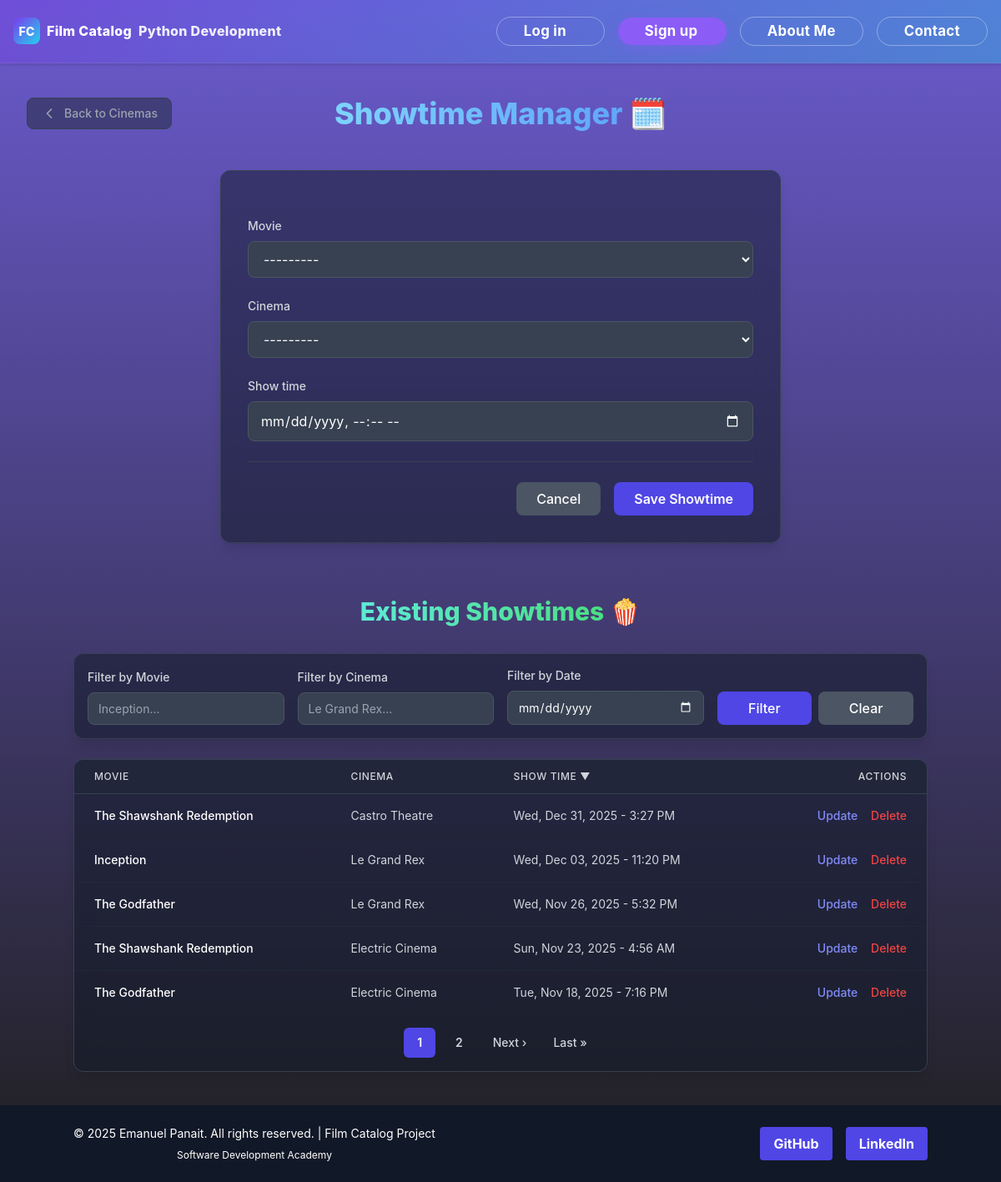
Page /schedule/new/ on the earlier database version.
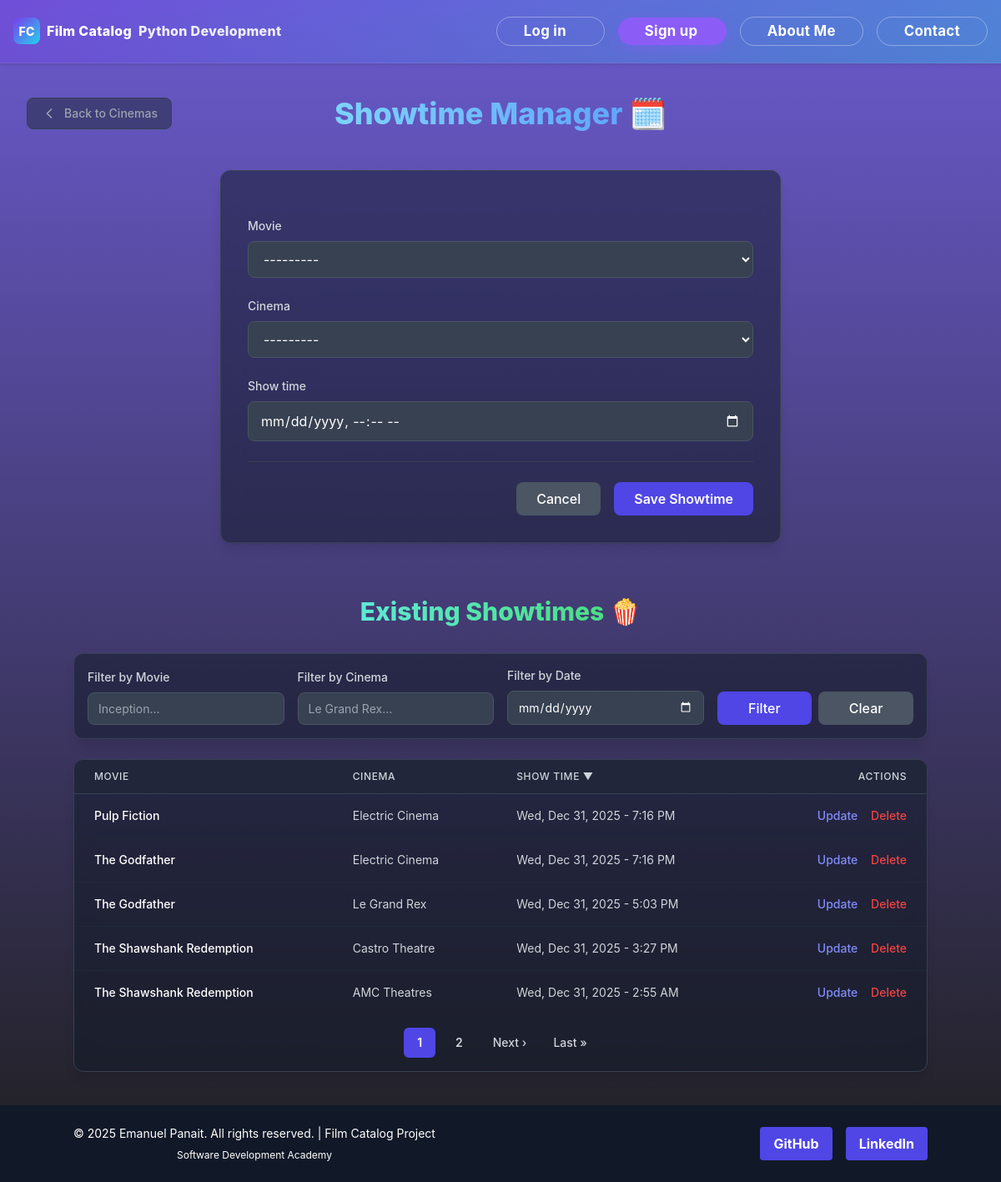
Same page on the later database version.
### viewer/models.py (models this page shows, shortened)
class Showtime(models.Model):
    movie = models.ForeignKey(Movie, on_delete=models.CASCADE, related_name="showtimes")
    cinema = models.ForeignKey(Cinema, on_delete=models.CASCADE, related_name="cinema_showtimes")
    show_time = models.DateTimeField()

class Movie(models.Model):
    title = models.CharField(max_length=200, blank=True, null=True)
    director = models.CharField(max_length=200, blank=True, null=True, db_column='director')
    year = models.IntegerField(blank=True, null=True, db_column='year')
    genre_movie = models.CharField(max_length=50, blank=True, null=True, db_column='genre_movie')
    cinema_price = models.IntegerField(blank=True, null=True, db_column='cinema_price')  # deprecated
    bio = models.TextField(blank=True, null=True)
    rating = models.IntegerField(blank=True, null=True, db_column='rating')
    profile_picture = models.ImageField(upload_to='movie_covers/', blank=True, null=True)
    class Meta:
        ordering = ['title']
    def __str__(self):
        return self.title or "Untitled Movie"

class Cinema(models.Model):
    name = models.CharField(max_length=100, blank=True, null=True)
    location = models.CharField(max_length=100, blank=True, null=True)
    price = models.DecimalField(max_digits=10, decimal_places=2, blank=True, null=True)
    Adult_ticket_price = models.IntegerField(blank=True, null=True)
    Child_ticket_price = models.IntegerField(blank=True, null=True)
    Senior_ticket_price = models.IntegerField(blank=True, null=True)
    Student_ticket_price = models.IntegerField(blank=True, null=True)
    weekend_surcharge = models.IntegerField(blank=True, null=True)
    holiday_surcharge = models.IntegerField(blank=True, null=True)
    weekday_discount = models.IntegerField(blank=True, null=True)
    matinee_discount = models.IntegerField(blank=True, null=True)
    def __str__(self):
        return self.name or "Unnamed Cinema"

### viewer/views.py (the view)
# urls.py: path('schedule/new/', views.ShowtimeCreateView.as_view(), name='showtime_create'),
class ShowtimeCreateView(CreateView):
    model = Showtime
    form_class = ShowtimeForm
    template_name = 'add_showtime.html'
    success_url = reverse_lazy('viewer:showtime_create')
    def get_initial(self):
        initial = super().get_initial()
        cinema_id = self.request.GET.get('cinema')
        if cinema_id:
            initial['cinema'] = cinema_id
        return initial
    def get_context_data(self, **kwargs):
        context = super().get_context_data(**kwargs)
        showtime_list = Showtime.objects.select_related('movie', 'cinema')
        movie_filter = self.request.GET.get('movie_filter', None)
        cinema_filter = self.request.GET.get('cinema_filter', None)
        date_filter = self.request.GET.get('date_filter', None)
        if movie_filter:
            showtime_list = showtime_list.filter(movie__title__icontains=movie_filter)
        if cinema_filter:
            showtime_list = showtime_list.filter(cinema__name__icontains=cinema_filter)
        if date_filter:
            showtime_list = showtime_list.filter(show_time__date=date_filter)
        sort_by = self.request.GET.get('sort', '-show_time')
        valid_sort_fields = [
            'movie__title', '-movie__title', 'cinema__name',
            '-cinema__name', 'show_time', '-show_time'
        ]
        if sort_by not in valid_sort_fields:
            sort_by = '-show_time'
        showtime_list = showtime_list.order_by(sort_by)
        paginator = Paginator(showtime_list, 5) # 5 elemente pe pagină
        page_number = self.request.GET.get('page', 1)
        page_obj = paginator.get_page(page_number)
        context['page_obj'] = page_obj
        context['current_sort'] = sort_by
        return context

### viewer/forms.py
class ShowtimeForm(forms.ModelForm):
    class Meta:
        model = Showtime
        fields = ['movie', 'cinema', 'show_time']
        widgets = {
            'movie': forms.Select(attrs={'class': 'form-control'}),
            'cinema': forms.Select(attrs={'class': 'form-control'}),
            'show_time': forms.DateTimeInput(
                attrs={'type': 'datetime-local', 'class': 'form-control'},
                format='%Y-%m-%dT%H:%M'
            ),
        }
    def __init__(self, *args, **kwargs):
        super().__init__(*args, **kwargs)
        self.fields['movie'].queryset = Movie.objects.all().order_by('title')
        self.fields['cinema'].queryset = Cinema.objects.all().order_by('name')

### viewer/templatetags/sorting_tags.py (called while the page is built)
@register.simple_tag(takes_context=True)
def pagination_url(context, page_number):
    request = context['request']
    query_params = request.GET.copy()  # Copiază toți parametrii (sort, filter, etc.)
    query_params['page'] = page_number  # Setează sau suprascrie 'page'
    return query_params.urlencode()

### viewer/Templates/add_showtime.html (shortened to what the changed rows need)
{% extends 'base.html' %}
{% load static %}
{% load sorting_tags %}
{% block content %}
<div class="w-full max-w-screen-xl mx-auto px-2 sm:px-4 md:px-8 py-10">
    <div class="relative flex flex-col sm:flex-row items-center justify-center gap-4 mb-12">
        <h1 class="text-4xl font-extrabold text-white text-center">
            <span class='bg-clip-text text-transparent bg-gradient-to-r from-sky-300 to-blue-400'>
            </span> 🗓️
        </h1>
    </div>
    <div class="max-w-5xl mx-auto">
        <h2 class="text-3xl font-extrabold text-white text-center mb-8">
            <span class='bg-clip-text bg-gradient-to-r from-teal-300 to-green-400 text-transparent'>
            </span>
            <span>
                🍿
            </span>
        </h2>
        {% if page_obj %}
            <div class="bg-gray-900/50 backdrop-blur-md border border-gray-700 rounded-xl shadow-lg overflow-hidden">
                <table class="min-w-full divide-y divide-gray-700">
                    <thead class="bg-gray-800/50">
                        <tr>
                            <th scope="col" class="px-6 py-3 text-left text-xs font-medium text-gray-300 uppercase tracking-wider">
                                {% sorted_url "movie__title" as movie_sort_url %}
                                <a href="?{{ movie_sort_url }}" class="hover:text-white transition">
                                    Movie
                                </a>
                            </th>
                            <th scope="col" class="px-6 py-3 text-left text-xs font-medium text-gray-300 uppercase tracking-wider">
                                {% sorted_url "cinema__name" as cinema_sort_url %}
                                <a href="?{{ cinema_sort_url }}" class="hover:text-white transition">
                                    Cinema
                                </a>
                            </th>
                            <th scope="col" class="px-6 py-3 text-left text-xs font-medium text-gray-300 uppercase tracking-wider">
                                {% sorted_url "show_time" as time_sort_url %}
                                <a href="?{{ time_sort_url }}" class="hover:text-white transition">
                                    Show Time
                                    {% if current_sort == "show_time" %} <span>▲</span>
                                    {% elif current_sort == "-show_time" %} <span>▼</span>
                                    {% endif %}
                                </a>
                            </th>
                            <th scope="col" class="px-6 py-3 text-right text-xs font-medium text-gray-300 uppercase tracking-wider">
                                Actions
                            </th>
                        </tr>
                    </thead>
                    <tbody class="divide-y divide-gray-800">
                        {% for show in page_obj %}
                        <tr class="hover:bg-gray-800/60 transition">
                            <td class="px-6 py-4 whitespace-nowrap text-sm font-medium text-white">{{ show.movie.title }}</td>
                            <td class="px-6 py-4 whitespace-nowrap text-sm text-gray-300">{{ show.cinema.name }}</td>
                            <td class="px-6 py-4 whitespace-nowrap text-sm text-gray-300">{{ show.show_time|date:"D, M d, Y - g:i A" }}</td>
                            <td class="px-6 py-4 whitespace-nowrap text-right text-sm font-medium space-x-3">
                                <a href="{% url 'viewer:showtime_update' show.pk %}" class="text-indigo-400 hover:text-indigo-300 transition">
                                    Update
                                </a>
                                <a href="{% url 'viewer:showtime_delete' show.pk %}" class="text-red-500 hover:text-red-400 transition">
                                    Delete
                                </a>
                            </td>
                        </tr>
                        {% endfor %}
                    </tbody>
                </table>
                {% if page_obj.has_other_pages %}
                <nav class="flex items-center justify-center space-x-2 p-4" aria-label="Pagination">
                    {% for page_num in page_obj.paginator.get_elided_page_range %}
                        {% if page_num == page_obj.paginator.ELLIPSIS %}
                            <span class="px-3 py-2 text-sm text-gray-400">...</span>
                        {% else %}
                            <a href="?{% pagination_url page_num %}"
                               class="relative inline-flex items-center rounded-md px-4 py-2 text-sm font-semibold
                                      {% if page_num == page_obj.number %}
                                        bg-indigo-600 text-white focus:z-20 focus-visible:outline focus-visible:outline-2 focus-visible:outline-offset-2 focus-visible:outline-indigo-600
                                      {% else %}
                                        text-gray-300 hover:bg-gray-700
                                      {% endif %}">
                                {{ page_num }}
                            </a>
                        {% endif %}
                    {% endfor %}
                    {% if page_obj.has_next %}
                        <a href="?{% pagination_url page_obj.next_page_number %}" class="relative inline-flex items-center rounded-md px-3 py-2 text-sm font-medium text-gray-300 hover:bg-gray-700">
                            Next &rsaquo;
                        </a>
                        <a href="?{% pagination_url page_obj.paginator.num_pages %}" class="relative inline-flex items-center rounded-md px-3 py-2 text-sm font-medium text-gray-300 hover:bg-gray-700">
                            Last &raquo;
                        </a>
                    {% endif %}
                </nav>
                {% endif %}
                </div>
        {% else %}
            <div class="text-center py-10 bg-gray-900/50 backdrop-blur-md rounded-xl border border-gray-700">
                <p class="text-gray-400">No showtimes match your filters or none are scheduled.</p>
            </div>
        {% endif %}
        </div>
</div>
{% endblock %}

Differences in the rows shown:
no longer on this page (row unchanged): Showtime: movie "Inception", cinema.name "Le Grand Rex", show_time "Wed, Dec 03, 2025 - 11:20 PM"
no longer on this page (row unchanged): Showtime: movie "The Godfather", cinema.name "Le Grand Rex", show_time "Wed, Nov 26, 2025 - 5:32 PM"
no longer on this page (row unchanged): Showtime: movie "The Shawshank Redemption", cinema.name "Electric Cinema", show_time "Sun, Nov 23, 2025 - 4:56 AM"
now on this page (row edited): Showtime: movie "Pulp Fiction", cinema.name "Electric Cinema", show_time "Wed, Dec 31, 2025 - 7:16 PM"
changed Showtime (number 2 of 5 on the later page): show_time "Tue, Nov 18, 2025 - 7:16 PM" → "Wed, Dec 31, 2025 - 7:16 PM"; moves up the list
now on this page (row edited): Showtime: movie "The Godfather", cinema.name "Le Grand Rex", show_time "Wed, Dec 31, 2025 - 5:03 PM"
now on this page (row edited): Showtime: movie "The Shawshank Redemption", cinema.name "AMC Theatres", show_time "Wed, Dec 31, 2025 - 2:55 AM"
